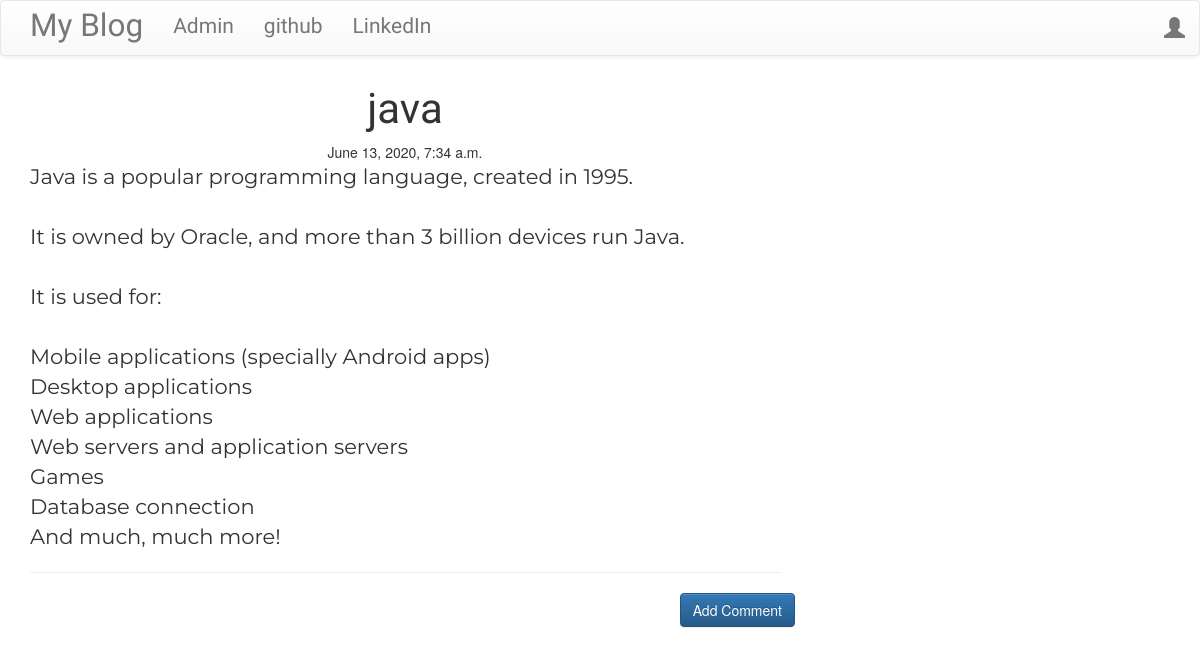
The app's page /post/4 with its own data.
### blog_site1/models.py (models this page shows, shortened)
class Post(models.Model):
    author=models.ForeignKey('auth.User',on_delete=models.CASCADE)
    title=models.CharField(max_length=200)
    text=models.TextField()
    image=models.ImageField(upload_to='blog_site/images',default="")
    created_date=models.DateTimeField(default=timezone.now)
    published_date=models.DateTimeField(blank=True,null=True)

### blog_site1/views.py (the view)
# urls.py: url(r'^post/(?P<pk>\d+)$',views.PostDetailView.as_view(),name='post_detail'),
class PostDetailView(DetailView):
    model=Post

### blog_site1/templates/blog_site1/post_detail.html (shortened to what this page needs)
{%extends "blog_site1/base.html" %}
{% block content %}
<h1 class="posttitle loader">{{post.title}}</h1>
{%if post.published_date %}
    <div class="date postdate">
        {{post.published_date}}
    </div>
{% else %}
    <a class="btn btn-default" href="{% url 'post_publish' pk=post.pk %}">Publish</a>
{% endif %}
<p class="postcontent">{{post.text|safe|linebreaksbr}}</p>
<hr>
<a class='btn btn-primary btn-comment' href="{%url 'add_comment_to_post' pk=post.pk%}">Add Comment</a>
<div class="container">
    {% for comment in post.comments.all %}
    <br>
        {%empty%}
        No Comments
    {% endfor %}
</div>
{% endblock %}

### blog_site1/static/css/blog.css (style rules this page uses)
.postdate { text-align:center; }
.posttitle { font-family:'Russo One',sans-serif ; font-size:3em; text-align:center; }
.postcontent { font-family:'Montserrat'; font-size:1.5em; }
.btn-comment { position:absolute; right:0px; }
.loader { filter:hue-rotate(0deg); color:linear-gradient(45deg,#0f8,#08f); animation:hue 10000ms infinite linear; }

### records on screen
Post: title "java", published_date "June 13, 2020, 7:34 a.m.", text "Java is a popular programming language, created in 1995. It is owned by Oracle, and more than 3 billion devices run Java. It is used for: Mobile applications (specially Android apps) Desktop applications Web applications Web servers and application servers Games Database connection And much, much more!"
